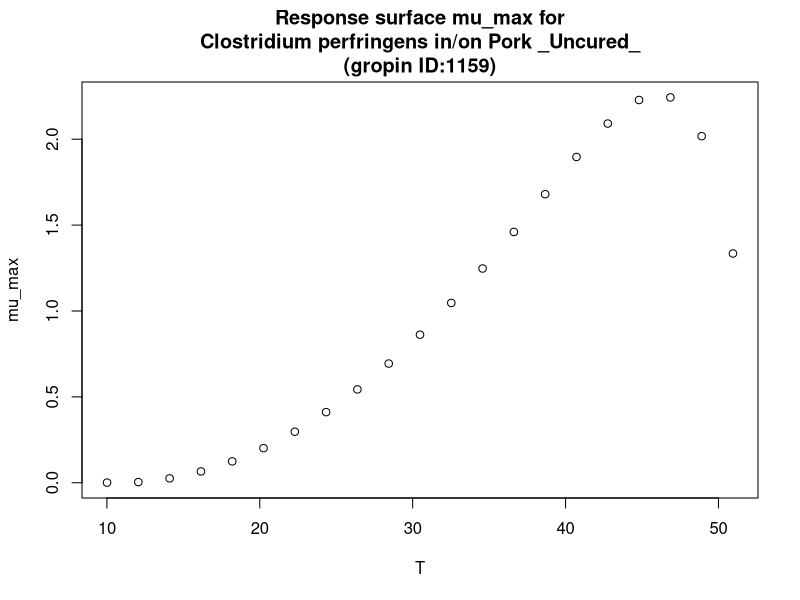

Source code (R):
#############################
# start of Parameter script
#############################
T <- seq(10.01,50.949050949051,length.out=21)
#############################
# end of Parameter script
#############################
############################# 
# start of Model script Gropin ID 1159 
#############################
 
# constant coefficients for this model
 
variables <- data.frame(T)
argumentsPar <- expand.grid(variables)
 
# heart of the model
response_surface <- function(T) {
   mumax <-(0.047^2)*((T-10.69)^2)*(sqrt(1-exp(0.252*(T-52.8))))^2

return(mumax=mumax)
} 

# output parameters
mumax <- cbind(argumentsPar,response_surface(argumentsPar['T']))
colnames(mumax) <- c(colnames(argumentsPar),'mumax')
#############################
# End of Model script
#############################
############################# 
# start of Visualisation script Gropin ID 1159 
#############################
plot(T,mumax$mumax,
                          xlab='T',
                          ylab='mu_max',main='Response surface mu_max for
Clostridium perfringens in/on Pork _Uncured_
(gropin ID:1159)')
#############################
# End of Visualisation script
#############################
